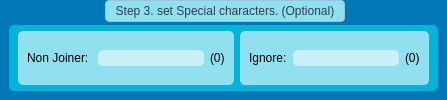
                <widget class="QGroupBox" name="groupBox_23">
                 <property name="minimumSize">
                  <size>
                   <width>0</width>
                   <height>100</height>
                  </size>
                 </property>
                 <property name="maximumSize">
                  <size>
                   <width>16777215</width>
                   <height>100</height>
                  </size>
                 </property>
                 <property name="styleSheet">
                  <string notr="true">QGroupBox {
    border: none;
    border-radius: 5px;
    margin-top: 1ex; /* leave space at the top for the title */

	font: 25 14px &quot;DM Mono Light&quot;;
	background-color: rgb(0, 119, 182);
}

QGroupBox::title {
    subcontrol-origin: margin;
    subcontrol-position: top; /* position at the top center */
    padding: 3 8px;
    color: #2c3e50;
	border-radius:4px;
	background-color: rgb(144, 224, 239);
	border: 1px solid rgb(156, 194, 226);
}

QLabel{
font: 12px &quot;MS Shell Dlg 2&quot;;
}
QLineEdit{
background-color: rgb(202, 240, 248);
border-radius: 5px;
border:none;
}</string>
                 </property>
                 <property name="title">
                  <string>Step 3. set Special characters. (Optional)</string>
                 </property>
                 <layout class="QHBoxLayout" name="horizontalLayout_14">
                  <property name="leftMargin">
                   <number>9</number>
                  </property>
                  <property name="topMargin">
                   <number>25</number>
                  </property>
                  <property name="rightMargin">
                   <number>9</number>
                  </property>
                  <property name="bottomMargin">
                   <number>9</number>
                  </property>
                  <item>
                   <widget class="QGroupBox" name="groupBox_29">
                    <property name="styleSheet">
                     <string notr="true">QGroupBox{
background-color: rgb(0, 180, 216);
}</string>
                    </property>
                    <property name="title">
                     <string/>
                    </property>
                    <layout class="QHBoxLayout" name="horizontalLayout_17">
                     <property name="topMargin">
                      <number>6</number>
                     </property>
                     <property name="bottomMargin">
                      <number>6</number>
                     </property>
                     <item>
                      <widget class="QGroupBox" name="groupBox_30">
                       <property name="styleSheet">
                        <string notr="true">QGroupBox{
	background-color: rgb(144, 224, 239);
}</string>
                       </property>
                       <property name="title">
                        <string/>
                       </property>
                       <layout class="QHBoxLayout" name="horizontalLayout_18">
                        <property name="topMargin">
                         <number>6</number>
                        </property>
                        <property name="bottomMargin">
                         <number>6</number>
                        </property>
                        <item>
                         <widget class="QLabel" name="label_21">
                          <property name="styleSheet">
                           <string notr="true"/>
                          </property>
                          <property name="text">
                           <string>Non Joiner: </string>
                          </property>
                         </widget>
                        </item>
                        <item>
                         <widget class="QLineEdit" name="NonJoinerCharactersLineEdit">
                          <property name="toolTip">
                           <string>&lt;html&gt;&lt;head/&gt;&lt;body&gt;&lt;p&gt;These characters wont be joined with the main word. (Special characters from the keyboard)&lt;/p&gt;&lt;/body&gt;&lt;/html&gt;</string>
                          </property>
                          <property name="clearButtonEnabled">
                           <bool>true</bool>
                          </property>
                         </widget>
                        </item>
                        <item>
                         <widget class="QLabel" name="NonJoinerLenLabel">
                          <property name="text">
                           <string>(0)</string>
                          </property>
                         </widget>
                        </item>
                       </layout>
                      </widget>
                     </item>
                     <item>
                      <widget class="QGroupBox" name="groupBox_31">
                       <property name="styleSheet">
                        <string notr="true">QGroupBox{
	background-color: rgb(144, 224, 239);
}</string>
                       </property>
                       <property name="title">
                        <string/>
                       </property>
                       <layout class="QHBoxLayout" name="horizontalLayout_19">
                        <property name="topMargin">
                         <number>6</number>
                        </property>
                        <property name="bottomMargin">
                         <number>6</number>
                        </property>
                        <item>
                         <widget class="QLabel" name="label_22">
                          <property name="text">
                           <string>Ignore:</string>
                          </property>
                         </widget>
                        </item>
                        <item>
                         <widget class="QLineEdit" name="IgnorLineEdit">
                          <property name="clearButtonEnabled">
                           <bool>true</bool>
                          </property>
                         </widget>
                        </item>
                        <item>
                         <widget class="QLabel" name="IgnoreCharacterLabel">
                          <property name="text">
                           <string>(0)</string>
                          </property>
                         </widget>
                        </item>
                       </layout>
                      </widget>
                     </item>
                    </layout>
                   </widget>
                  </item>
                 </layout>
                </widget>
